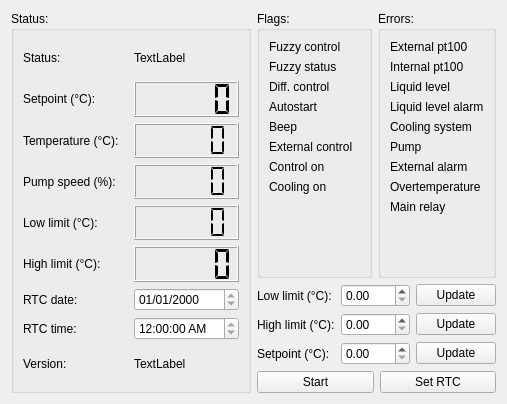
<?xml version="1.0" encoding="UTF-8"?>
<ui version="4.0">
 <class>Form</class>
 <widget class="QWidget" name="Form">
  <property name="geometry">
   <rect>
    <x>0</x>
    <y>0</y>
    <width>507</width>
    <height>404</height>
   </rect>
  </property>
  <property name="windowTitle">
   <string>Temperature controller</string>
  </property>
  <property name="windowIcon">
   <iconset resource="../../../resource/icons/icons.qrc">
    <normaloff>:/icons/circulator.svg</normaloff>:/icons/circulator.svg</iconset>
  </property>
  <layout class="QHBoxLayout" name="horizontalLayout">
   <item>
    <widget class="QGroupBox" name="groupBox">
     <property name="title">
      <string>Status:</string>
     </property>
     <layout class="QGridLayout" name="gridLayout_3">
      <item row="0" column="0">
       <widget class="QLabel" name="label_5">
        <property name="text">
         <string>Status:</string>
        </property>
       </widget>
      </item>
      <item row="0" column="1">
       <widget class="QLabel" name="statusLabel">
        <property name="text">
         <string>TextLabel</string>
        </property>
       </widget>
      </item>
      <item row="1" column="0">
       <widget class="QLabel" name="label">
        <property name="text">
         <string>Setpoint (°C):</string>
        </property>
       </widget>
      </item>
      <item row="1" column="1">
       <widget class="QLCDNumber" name="setpointLcdNumber">
        <property name="sizePolicy">
         <sizepolicy hsizetype="Minimum" vsizetype="Minimum">
          <horstretch>0</horstretch>
          <verstretch>0</verstretch>
         </sizepolicy>
        </property>
        <property name="segmentStyle">
         <enum>QLCDNumber::Flat</enum>
        </property>
       </widget>
      </item>
      <item row="2" column="0">
       <widget class="QLabel" name="label_2">
        <property name="text">
         <string>Temperature (°C):</string>
        </property>
       </widget>
      </item>
      <item row="2" column="1">
       <widget class="QLCDNumber" name="temperatureLcdNumber">
        <property name="segmentStyle">
         <enum>QLCDNumber::Flat</enum>
        </property>
       </widget>
      </item>
      <item row="3" column="0">
       <widget class="QLabel" name="label_15">
        <property name="text">
         <string>Pump speed (%):</string>
        </property>
       </widget>
      </item>
      <item row="3" column="1">
       <widget class="QLCDNumber" name="pumpSpeedLcdNumber">
        <property name="segmentStyle">
         <enum>QLCDNumber::Flat</enum>
        </property>
       </widget>
      </item>
      <item row="4" column="0">
       <widget class="QLabel" name="label_16">
        <property name="text">
         <string>Low limit (°C):</string>
        </property>
       </widget>
      </item>
      <item row="4" column="1">
       <widget class="QLCDNumber" name="lowLimitLcdNumber">
        <property name="segmentStyle">
         <enum>QLCDNumber::Flat</enum>
        </property>
       </widget>
      </item>
      <item row="5" column="0">
       <widget class="QLabel" name="label_17">
        <property name="text">
         <string>High limit (°C):</string>
        </property>
       </widget>
      </item>
      <item row="5" column="1">
       <widget class="QLCDNumber" name="highLimitLcdNumber">
        <property name="segmentStyle">
         <enum>QLCDNumber::Flat</enum>
        </property>
       </widget>
      </item>
      <item row="6" column="0">
       <widget class="QLabel" name="label_13">
        <property name="text">
         <string>RTC date:</string>
        </property>
       </widget>
      </item>
      <item row="6" column="1">
       <widget class="QDateEdit" name="rtcDateEdit">
        <property name="readOnly">
         <bool>true</bool>
        </property>
        <property name="displayFormat">
         <string>dd/MM/yyyy</string>
        </property>
       </widget>
      </item>
      <item row="7" column="0">
       <widget class="QLabel" name="label_14">
        <property name="text">
         <string>RTC time:</string>
        </property>
       </widget>
      </item>
      <item row="7" column="1">
       <widget class="QTimeEdit" name="rtcTimeEdit">
        <property name="readOnly">
         <bool>true</bool>
        </property>
        <property name="currentSection">
         <enum>QDateTimeEdit::HourSection</enum>
        </property>
        <property name="displayFormat">
         <string>h:mm:ss AP</string>
        </property>
       </widget>
      </item>
      <item row="8" column="0">
       <widget class="QLabel" name="label_3">
        <property name="text">
         <string>Version:</string>
        </property>
       </widget>
      </item>
      <item row="8" column="1">
       <widget class="QLabel" name="firmwareVersionLabel">
        <property name="text">
         <string>TextLabel</string>
        </property>
       </widget>
      </item>
     </layout>
    </widget>
   </item>
   <item>
    <layout class="QVBoxLayout" name="verticalLayout_2">
     <item>
      <layout class="QHBoxLayout" name="horizontalLayout_2">
       <item>
        <widget class="QGroupBox" name="groupBox_4">
         <property name="title">
          <string>Flags:</string>
         </property>
         <layout class="QVBoxLayout" name="verticalLayout_3">
          <item>
           <widget class="QLabel" name="fuzzyControlStatusFlag">
            <property name="text">
             <string>Fuzzy control</string>
            </property>
           </widget>
          </item>
          <item>
           <widget class="QLabel" name="fuzzyStatusStatusFlag">
            <property name="text">
             <string>Fuzzy status</string>
            </property>
           </widget>
          </item>
          <item>
           <widget class="QLabel" name="diffControlStatusFlag">
            <property name="text">
             <string>Diff. control</string>
            </property>
           </widget>
          </item>
          <item>
           <widget class="QLabel" name="autostartStatusFlag">
            <property name="text">
             <string>Autostart</string>
            </property>
           </widget>
          </item>
          <item>
           <widget class="QLabel" name="beepStatusFlag">
            <property name="text">
             <string>Beep</string>
            </property>
           </widget>
          </item>
          <item>
           <widget class="QLabel" name="externalControlStatusFlag">
            <property name="text">
             <string>External control</string>
            </property>
           </widget>
          </item>
          <item>
           <widget class="QLabel" name="temperatureControlFlag">
            <property name="text">
             <string>Control on</string>
            </property>
           </widget>
          </item>
          <item>
           <widget class="QLabel" name="coolingOnStatusFlag">
            <property name="text">
             <string>Cooling on</string>
            </property>
           </widget>
          </item>
          <item>
           <spacer name="verticalSpacer_2">
            <property name="orientation">
             <enum>Qt::Vertical</enum>
            </property>
            <property name="sizeHint" stdset="0">
             <size>
              <width>0</width>
              <height>0</height>
             </size>
            </property>
           </spacer>
          </item>
         </layout>
        </widget>
       </item>
       <item>
        <widget class="QGroupBox" name="groupBox_3">
         <property name="title">
          <string>Errors:</string>
         </property>
         <layout class="QGridLayout" name="gridLayout">
          <item row="0" column="0">
           <widget class="QLabel" name="externalPt100ErrorFlag">
            <property name="text">
             <string>External pt100</string>
            </property>
           </widget>
          </item>
          <item row="4" column="0">
           <widget class="QLabel" name="coolingSystemErrorFlag">
            <property name="text">
             <string>Cooling system</string>
            </property>
           </widget>
          </item>
          <item row="3" column="0">
           <widget class="QLabel" name="liquidLevelAlarmErrorFlag">
            <property name="text">
             <string>Liquid level alarm</string>
            </property>
           </widget>
          </item>
          <item row="2" column="0">
           <widget class="QLabel" name="liquidLevelErrorFlag">
            <property name="text">
             <string>Liquid level</string>
            </property>
           </widget>
          </item>
          <item row="1" column="0">
           <widget class="QLabel" name="internalPt100ErrorFlag">
            <property name="text">
             <string>Internal pt100</string>
            </property>
           </widget>
          </item>
          <item row="7" column="0">
           <widget class="QLabel" name="overtemperatureErrorFlag">
            <property name="text">
             <string>Overtemperature</string>
            </property>
           </widget>
          </item>
          <item row="8" column="0">
           <widget class="QLabel" name="mainRelayErrorFlag">
            <property name="text">
             <string>Main relay</string>
            </property>
           </widget>
          </item>
          <item row="6" column="0">
           <widget class="QLabel" name="externalAlarmErrorFlag">
            <property name="text">
             <string>External alarm</string>
            </property>
           </widget>
          </item>
          <item row="5" column="0">
           <widget class="QLabel" name="pumpErrorFlag">
            <property name="text">
             <string>Pump</string>
            </property>
           </widget>
          </item>
          <item row="9" column="0">
           <spacer name="verticalSpacer">
            <property name="orientation">
             <enum>Qt::Vertical</enum>
            </property>
            <property name="sizeHint" stdset="0">
             <size>
              <width>0</width>
              <height>0</height>
             </size>
            </property>
           </spacer>
          </item>
         </layout>
        </widget>
       </item>
      </layout>
     </item>
     <item>
      <layout class="QGridLayout" name="gridLayout_2">
       <item row="0" column="2">
        <widget class="QPushButton" name="updateLowLimitPushButton">
         <property name="text">
          <string>Update</string>
         </property>
         <property name="autoDefault">
          <bool>true</bool>
         </property>
        </widget>
       </item>
       <item row="1" column="2">
        <widget class="QPushButton" name="updateHighLimitPushButton">
         <property name="text">
          <string>Update</string>
         </property>
         <property name="autoDefault">
          <bool>true</bool>
         </property>
        </widget>
       </item>
       <item row="2" column="2">
        <widget class="QPushButton" name="updateSetPointPushButton">
         <property name="text">
          <string>Update</string>
         </property>
         <property name="autoDefault">
          <bool>true</bool>
         </property>
        </widget>
       </item>
       <item row="0" column="1">
        <widget class="QDoubleSpinBox" name="lowLimitDoubleSpinBox"/>
       </item>
       <item row="1" column="0">
        <widget class="QLabel" name="label_8">
         <property name="text">
          <string>High limit (°C):</string>
         </property>
        </widget>
       </item>
       <item row="2" column="1">
        <widget class="QDoubleSpinBox" name="setPointDoubleSpinBox"/>
       </item>
       <item row="0" column="0">
        <widget class="QLabel" name="label_7">
         <property name="text">
          <string>Low limit (°C):</string>
         </property>
        </widget>
       </item>
       <item row="1" column="1">
        <widget class="QDoubleSpinBox" name="highLimitDoubleSpinBox"/>
       </item>
       <item row="2" column="0">
        <widget class="QLabel" name="label_6">
         <property name="text">
          <string>Setpoint (°C):</string>
         </property>
        </widget>
       </item>
       <item row="3" column="0" colspan="3">
        <layout class="QHBoxLayout" name="horizontalLayout_3">
         <item>
          <widget class="QPushButton" name="startStopPushButton">
           <property name="text">
            <string>Start</string>
           </property>
           <property name="icon">
            <iconset theme="system-run"/>
           </property>
          </widget>
         </item>
         <item>
          <widget class="QPushButton" name="updateRTCPushButton">
           <property name="text">
            <string>Set RTC</string>
           </property>
          </widget>
         </item>
        </layout>
       </item>
      </layout>
     </item>
    </layout>
   </item>
  </layout>
 </widget>
 <tabstops>
  <tabstop>rtcDateEdit</tabstop>
  <tabstop>rtcTimeEdit</tabstop>
  <tabstop>lowLimitDoubleSpinBox</tabstop>
  <tabstop>updateLowLimitPushButton</tabstop>
  <tabstop>highLimitDoubleSpinBox</tabstop>
  <tabstop>updateHighLimitPushButton</tabstop>
  <tabstop>setPointDoubleSpinBox</tabstop>
  <tabstop>updateSetPointPushButton</tabstop>
  <tabstop>startStopPushButton</tabstop>
  <tabstop>updateRTCPushButton</tabstop>
 </tabstops>
 <resources>
  <include location="../../../resource/icons/icons.qrc"/>
 </resources>
 <connections/>
</ui>
